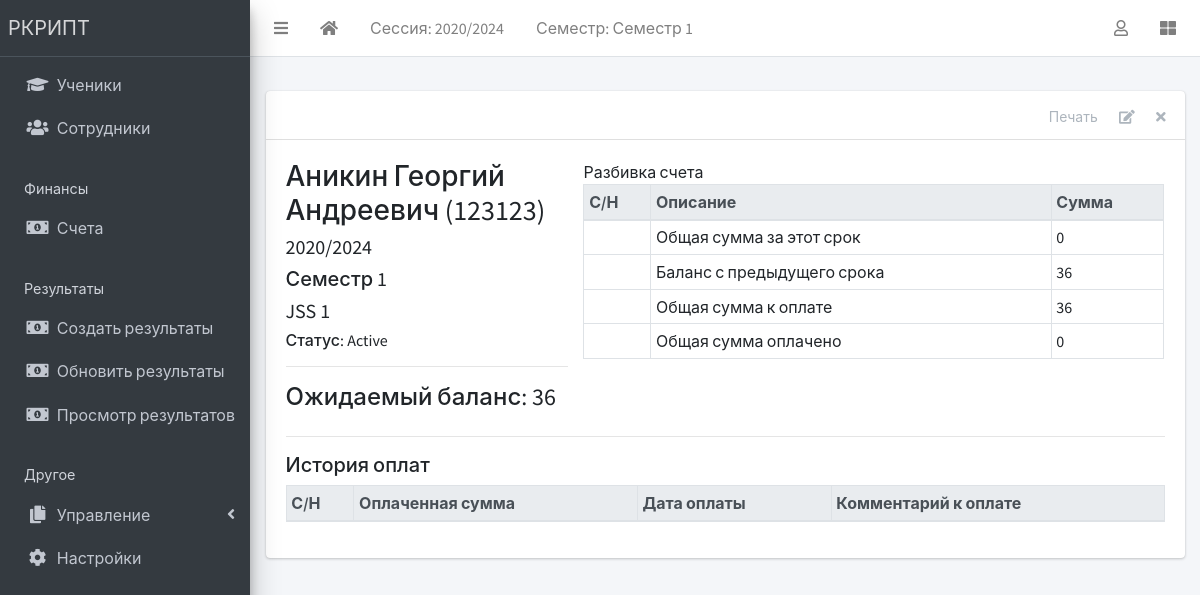
The app's page /finance/2/detail/ (signed in) with its own data.
### apps/corecode/models.py (models this page shows, shortened)
class AcademicSession(models.Model):
    name = models.CharField(max_length=200, unique=True)
    current = models.BooleanField(default=True)
    class Meta:
        ordering = ["-name"]
    def __str__(self):
        return self.name

class AcademicTerm(models.Model):
    name = models.CharField(max_length=20, unique=True)
    current = models.BooleanField(default=True)
    class Meta:
        ordering = ["name"]
    def __str__(self):
        return self.name

class SiteConfig(models.Model):
    key = models.SlugField()
    value = models.CharField(max_length=200)

class StudentClass(models.Model):
    name = models.CharField(max_length=200, unique=True)
    class Meta:
        verbose_name = "Class"
        verbose_name_plural = "Classes"
        ordering = ["name"]
    def __str__(self):
        return self.name

### apps/finance/models.py (models this page shows, shortened)
class Invoice(models.Model):
    student = models.ForeignKey(Student, on_delete=models.CASCADE)
    session = models.ForeignKey(AcademicSession, on_delete=models.CASCADE)
    term = models.ForeignKey(AcademicTerm, on_delete=models.CASCADE)
    class_for = models.ForeignKey(StudentClass, on_delete=models.CASCADE)
    balance_from_previous_term = models.IntegerField(default=0)
    status = models.CharField(
        max_length=20,
        choices=[("active", "Active"), ("closed", "Closed")],
        default="active",
    )
    class Meta:
        ordering = ["student", "term"]
    def __str__(self):
        return f"{self.student}"
    def balance(self):
        payable = self.total_amount_payable()
        paid = self.total_amount_paid()
        return payable - paid
    def amount_payable(self):
        items = InvoiceItem.objects.filter(invoice=self)
        total = 0
        for item in items:
            total += item.amount
        return total
    def total_amount_payable(self):
        return self.balance_from_previous_term + self.amount_payable()
    def total_amount_paid(self):
        receipts = Receipt.objects.filter(invoice=self)
        amount = 0
        for receipt in receipts:
            amount += receipt.amount_paid
        return amount

### apps/students/models.py (models this page shows, shortened)
class Student(models.Model):
    STATUS_CHOICES = [("active", "Active"), ("inactive", "Inactive")]
    GENDER_CHOICES = [("male", "Male"), ("female", "Female")]
    current_status = models.CharField(
        max_length=10, choices=STATUS_CHOICES, default="active"
    )
    registration_number = models.CharField(max_length=200, unique=True)
    surname = models.CharField(max_length=200)
    firstname = models.CharField(max_length=200)
    other_name = models.CharField(max_length=200, blank=True)
    gender = models.CharField(max_length=10, choices=GENDER_CHOICES, default="male")
    date_of_birth = models.DateField(default=timezone.now)
    current_class = models.ForeignKey(
        StudentClass, on_delete=models.SET_NULL, blank=True, null=True
    )
    date_of_admission = models.DateField(default=timezone.now)
    mobile_num_regex = RegexValidator(
        regex="^[0-9]{10,15}$", message="Entered mobile number isn't in a right format!"
    )
    parent_mobile_number = models.CharField(
        validators=[mobile_num_regex], max_length=13, blank=True
    )
    address = models.TextField(blank=True)
    others = models.TextField(blank=True)
    passport = models.ImageField(blank=True, upload_to="students/passports/")
    class Meta:
        ordering = ["surname", "firstname", "other_name"]
    def __str__(self):
        return f"{self.surname} {self.firstname} {self.other_name} ({self.registration_number})"

### apps/finance/views.py (the view)
# urls.py: path("<int:pk>/detail/", InvoiceDetailView.as_view(), name="invoice-detail"),
class InvoiceDetailView(LoginRequiredMixin, DetailView):
    model = Invoice
    fields = "__all__"
    def get_context_data(self, **kwargs):
        context = super(InvoiceDetailView, self).get_context_data(**kwargs)
        context["receipts"] = Receipt.objects.filter(invoice=self.object)
        context["items"] = InvoiceItem.objects.filter(invoice=self.object)
        return context

### apps/corecode/context_processors.py (called while the page is built)
def site_defaults(request):
    current_session = AcademicSession.objects.get(current=True)
    current_term = AcademicTerm.objects.get(current=True)
    vals = SiteConfig.objects.all()
    contexts = {
        "current_session": current_session.name,
        "current_term": current_term.name,
    }
    for val in vals:
        contexts[val.key] = val.value
    return contexts

### apps/finance/templates/finance/invoice_detail.html (shortened to what this page needs)
{% extends 'base.html' %}
{% load humanize %}
{% block content-header %}
<div class="card-header">
  <div class="card-tools">
    <a href="#" class="btn btn-tool">Печать</a>
    <a href="{% url 'invoice-update' object.id %}" class="btn btn-tool">
      <i class="fas fa-edit"></i>
    </a>
    <a href="{% url 'invoice-delete' object.id %}" class="btn btn-tool">
      <i class="fas fa-times"></i>
    </a>
  </div>
</div>
{% endblock content-header %}
{% block content %}
<div class="row">
  <div class="col-sm-4">
    <h3>{{ object }} </h3>
    <h5>{{ object.session }} </h5>
    <h5>{{ object.term }} </h5>
    <h5>{{ object.class_for }} </h5>
    <h6>Статус: {{ object.get_status_display }} </h6>
    <hr>
    <div>
      <h4>Ожидаемый баланс: {{ object.balance | intcomma }}</h4>
    </div>
  </div>
  <div class="col-sm-8">
    <table class="table table-sm table-bordered">
      <thead class="thead-light">
        <tr>
          <th>С/Н</th>
          <th>Описание</th>
          <th>Сумма</th>
        </tr>
      </thead>
      <tfoot>
        <tr>
          <td></td>
          <td>Общая сумма за этот срок</td>
          <td>{{ object.amount_payable | intcomma}}</td>
        </tr>
        <tr>
          <td></td>
          <td>Баланс с предыдущего срока</td>
          <td>{{ object.balance_from_previous_term | intcomma }}</td>
        </tr>
        <tr>
          <td></td>
          <td>Общая сумма к оплате</td>
          <td>{{ object.total_amount_payable | intcomma}}</td>
        </tr>
        <tr>
          <td></td>
          <td>Общая сумма оплачено</td>
          <td>{{ object.total_amount_paid | intcomma}}</td>
        </tr>
      </tfoot>
    </table>
  </div>
</div>
<hr>
<h5>История оплат</h5>
<table class="table table-bordered table-sm">
  <thead class="thead-light">
    <tr>
      <th>С/Н</th>
      <th>Оплаченная сумма</th>
      <th>Дата оплаты</th>
      <th>Комментарий к оплате</th>
    </tr>
  </thead>
</table>
{% endblock content %}

### templates/base.html (shortened to what this page needs)
{% load static %}
<!DOCTYPE html>
<html lang="ru">
<head>
  <link rel="stylesheet" href="{% static 'plugins/fontawesome-free/css/all.min.css' %}">
  <link rel="stylesheet" href="{% static 'plugins/toastr/toastr.min.css' %}">
  <link rel="stylesheet" href="{% static 'plugins/overlayScrollbars/css/OverlayScrollbars.min.css' %}">
  <link rel="stylesheet" href="{% static 'plugins/Datatables/datatables.min.css' %}" />
  <link rel="stylesheet" href="{% static 'dist/css/adminlte.min.css' %}">
</head>
<body class="hold-transition sidebar-mini layout-fixed layout-navbar-fixed layout-footer-fixed">
  <div class="wrapper">
    <nav class="main-header navbar navbar-expand navbar-white navbar-light">
      <ul class="navbar-nav">
        <li class="nav-item">
          <a class="nav-link" data-widget="pushmenu" href="#" role="button"><i class="fas fa-bars"></i></a>
        </li>
        <li class="nav-item d-none d-sm-inline-block">
          <a href="{% url 'home' %} " class="nav-link"><i class="fa fa-home"></i></a>
        </li>
        <li class="nav-item d-none d-sm-inline-block">
          <a href="{% url 'current-session' %}" class="nav-link">Сессия: {{ current_session }}</a>
        </li>
        <li class="nav-item d-none d-sm-inline-block">
          <a href="{% url 'current-session' %}" class="nav-link">Семестр: {{ current_term }}</a>
        </li>
      </ul>
      <ul class="navbar-nav ml-auto">
        <li class="nav-item dropdown">
          <a class="nav-link" data-toggle="dropdown" href="#">
            <i class="far fa-user"></i>
          </a>
        </li>
        <li class="nav-item">
          <a class="nav-link" data-widget="control-sidebar" data-slide="true" href="#" role="button"><i class="fas fa-th-large"></i></a>
        </li>
      </ul>
    </nav>
    <aside class="main-sidebar sidebar-dark-primary elevation-4">
      <a href="{% url 'home' %}" class="brand-link">{{ school_name | default:"Моя Школа" }}</a>
      <div class="sidebar">
        <nav class="mt-2">
          <ul class="nav nav-pills nav-sidebar flex-column" data-widget="treeview" role="menu" data-accordion="false">
            <li class="nav-item">
              <a href="{% url 'student-list' %}" class="nav-link">
                <i class="nav-icon fas fa-graduation-cap"></i>
                <p>Ученики</p>
              </a>
            </li>
            <li class="nav-item">
              <a href="{% url 'staff-list' %}" class="nav-link">
                <i class="nav-icon fas fa-users"></i>
                <p>Сотрудники</p>
              </a>
            </li>
            <li class="nav-header">Финансы</li>
            <li class="nav-item">
              <a href="{% url 'invoice-list' %}" class="nav-link">
                <i class="nav-icon fas fa-money-bill-alt"></i>
                <p>Счета</p>
              </a>
            </li>
            <li class="nav-header">Результаты</li>
            <li class="nav-item">
              <a href="{% url 'create-result' %}" class="nav-link">
                <i class="nav-icon fas fa-money-bill-alt"></i>
                <p>Создать результаты</p>
              </a>
            </li>
            <li class="nav-item">
              <a href="{% url 'edit-results' %}" class="nav-link">
                <i class="nav-icon fas fa-money-bill-alt"></i>
                <p>Обновить результаты</p>
              </a>
            </li>
            <li class="nav-item">
              <a href="{% url 'view-results' %}" class="nav-link">
                <i class="nav-icon fas fa-money-bill-alt"></i>
                <p>Просмотр результатов</p>
              </a>
            </li>
            <li class="nav-header">Другое</li>
            <li class="nav-item has-treeview">
              <a href="#" class="nav-link">
                <i class="nav-icon fas fa-copy"></i>
                <p>Управление<i class="fas fa-angle-left right"></i></p>
              </a>
            </li>
            <li class="nav-item">
              <a href="{% url 'configs' %}" class="nav-link">
                <i class="nav-icon fas fa-cog"></i>
                <p>Настройки</p>
              </a>
            </li>
          </ul>
        </nav>
      </div>
    </aside>
    <div class="content-wrapper">
      <section class="content-header">
      </section>
      <section class="content">
        <div class="container-fluid">
          <div class="row">
            <div class="col-md-12">
              {% block fullcard %}
              <div class="card">
                {% block content-header %}{% endblock content-header %}
                <div class="card-body">
                  <div class="row">
                    <div class="col">
                      {% block content %}{% endblock content %}
                    </div>
                  </div>
                </div>
              </div>
              {% endblock fullcard %}
            </div>
          </div>
        </div>
      </section>
    </div>
  </div>
</body>
</html>

### records on screen
AcademicSession: name "2020/2024"
AcademicTerm: name "Семестр 1"
SiteConfig: value "РКРИПТ"
Invoice: student.registration_number "Аникин Георгий Андреевич (123123)", session "2020/2024", term "Семестр 1", class_for "JSS 1", status "Active", balance "36", amount_payable "0", balance_from_previous_term "36", total_amount_payable "36", total_amount_paid "0"
